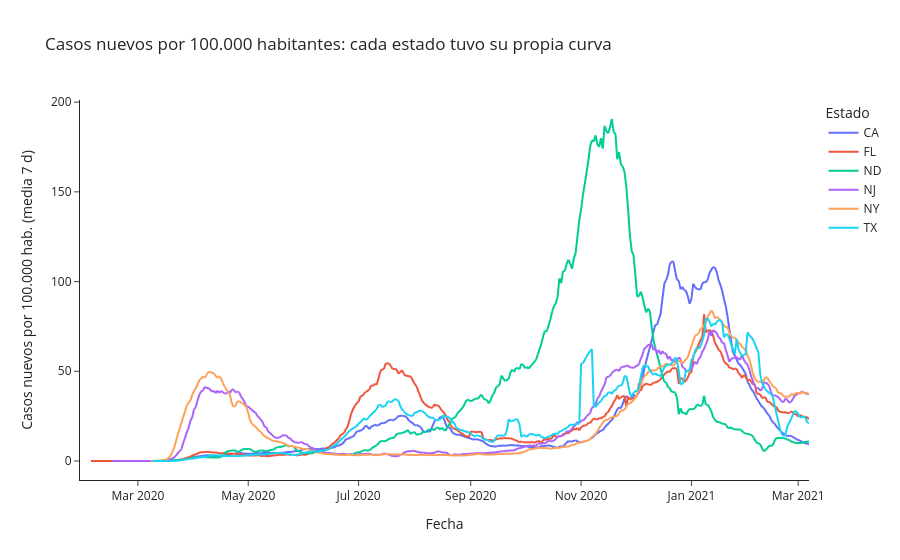

Notebook code cell kept with this figure:
### Markdown cell above
## 11. Gráficos interactivos con Plotly

Los mismos hallazgos, pero explorables: pasa el ratón para ver valores, haz clic en la leyenda para ocultar estados y usa el deslizador del mapa para recorrer los meses. *(Requieren `plotly`, incluido en `requirements.txt`.)*

### Code cell
import plotly.express as px

sel = ["NY", "NJ", "TX", "CA", "FL", "ND"]
fig = px.line(
    estados[estados["state"].isin(sel)], x="date", y="new_cases_per_100k_7d", color="state",
    labels={"date": "Fecha", "new_cases_per_100k_7d": "Casos nuevos por 100.000 hab. (media 7 d)", "state": "Estado"},
    title="Casos nuevos por 100.000 habitantes: cada estado tuvo su propia curva",
)
fig.update_layout(hovermode="x unified", template="simple_white")
fig.show()

### Figure 1 — Plotly figure (JSON) as saved in the notebook; plotly's stock layout.template omitted (floating-point values rounded to 4 significant figures; data arrays with more than 128 entries replaced by an {"elided": "..."} marker saying what was removed)
{"data": [{"hovertemplate": "Estado=CA<br>Fecha=%{x}<br>Casos nuevos por 100.000 hab. (media 7 d)=%{y}<extra></extra>", "legendgroup": "CA", "line": {"color": "#636efa", "dash": "solid"}, "marker": {"symbol": "circle"}, "mode": "lines", "name": "CA", "showlegend": true, "type": "scattergl", "x": {"elided": "369 str values"}, "xaxis": "x", "y": {"elided": "369 float values"}, "yaxis": "y"}, {"hovertemplate": "Estado=FL<br>Fecha=%{x}<br>Casos nuevos por 100.000 hab. (media 7 d)=%{y}<extra></extra>", "legendgroup": "FL", "line": {"color": "#EF553B", "dash": "solid"}, "marker": {"symbol": "circle"}, "mode": "lines", "name": "FL", "showlegend": true, "type": "scattergl", "x": {"elided": "404 str values"}, "xaxis": "x", "y": {"elided": "404 float values"}, "yaxis": "y"}, {"hovertemplate": "Estado=ND<br>Fecha=%{x}<br>Casos nuevos por 100.000 hab. (media 7 d)=%{y}<extra></extra>", "legendgroup": "ND", "line": {"color": "#00cc96", "dash": "solid"}, "marker": {"symbol": "circle"}, "mode": "lines", "name": "ND", "showlegend": true, "type": "scattergl", "x": {"elided": "366 str values"}, "xaxis": "x", "y": {"elided": "366 float values"}, "yaxis": "y"}, {"hovertemplate": "Estado=NJ<br>Fecha=%{x}<br>Casos nuevos por 100.000 hab. (media 7 d)=%{y}<extra></extra>", "legendgroup": "NJ", "line": {"color": "#ab63fa", "dash": "solid"}, "marker": {"symbol": "circle"}, "mode": "lines", "name": "NJ", "showlegend": true, "type": "scattergl", "x": {"elided": "392 str values"}, "xaxis": "x", "y": {"elided": "392 float values"}, "yaxis": "y"}, {"hovertemplate": "Estado=NY<br>Fecha=%{x}<br>Casos nuevos por 100.000 hab. (media 7 d)=%{y}<extra></extra>", "legendgroup": "NY", "line": {"color": "#FFA15A", "dash": "solid"}, "marker": {"symbol": "circle"}, "mode": "lines", "name": "NY", "showlegend": true, "type": "scattergl", "x": {"elided": "371 str values"}, "xaxis": "x", "y": {"elided": "371 float values"}, "yaxis": "y"}, {"hovertemplate": "Estado=TX<br>Fecha=%{x}<br>Casos nuevos por 100.000 hab. (media 7 d)=%{y}<extra></extra>", "legendgroup": "TX", "line": {"color": "#19d3f3", "dash": "solid"}, "marker": {"symbol": "circle"}, "mode": "lines", "name": "TX", "showlegend": true, "type": "scattergl", "x": {"elided": "370 str values"}, "xaxis": "x", "y": {"elided": "370 float values"}, "yaxis": "y"}], "layout": {"hovermode": "x unified", "legend": {"title": {"text": "Estado"}, "tracegroupgap": 0}, "title": {"text": "Casos nuevos por 100.000 habitantes: cada estado tuvo su propia curva"}, "xaxis": {"anchor": "y", "domain": [0.0, 1.0], "title": {"text": "Fecha"}}, "yaxis": {"anchor": "x", "domain": [0.0, 1.0], "title": {"text": "Casos nuevos por 100.000 hab. (media 7 d)"}}}}
